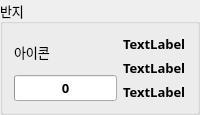
          <widget class="QGroupBox" name="groupRing2">
           <property name="maximumSize">
            <size>
             <width>250</width>
             <height>150</height>
            </size>
           </property>
           <property name="font">
            <font>
             <family>나눔스퀘어 네오 Regular</family>
             <pointsize>10</pointsize>
             <bold>false</bold>
            </font>
           </property>
           <property name="title">
            <string>반지</string>
           </property>
           <layout class="QHBoxLayout" name="horizontalLayout_13">
            <item>
             <layout class="QVBoxLayout" name="verticalLayout_24">
              <item>
               <widget class="QLabel" name="lbIconRing2">
                <property name="text">
                 <string>아이콘</string>
                </property>
               </widget>
              </item>
              <item>
               <widget class="QProgressBar" name="barQualRing2">
                <property name="font">
                 <font>
                  <family>나눔스퀘어 네오 Bold</family>
                  <pointsize>10</pointsize>
                  <bold>true</bold>
                 </font>
                </property>
                <property name="value">
                 <number>0</number>
                </property>
                <property name="alignment">
                 <set>Qt::AlignCenter</set>
                </property>
                <property name="textVisible">
                 <bool>true</bool>
                </property>
                <property name="format">
                 <string>%p</string>
                </property>
               </widget>
              </item>
             </layout>
            </item>
            <item>
             <layout class="QVBoxLayout" name="verticalLayout_25">
              <item>
               <widget class="QLabel" name="lbNameRing2">
                <property name="font">
                 <font>
                  <family>나눔스퀘어 네오 Bold</family>
                  <pointsize>10</pointsize>
                  <bold>true</bold>
                 </font>
                </property>
                <property name="text">
                 <string>TextLabel</string>
                </property>
               </widget>
              </item>
              <item>
               <widget class="QLabel" name="lbAttrRing2">
                <property name="font">
                 <font>
                  <family>나눔스퀘어 네오 Bold</family>
                  <pointsize>10</pointsize>
                  <bold>true</bold>
                 </font>
                </property>
                <property name="text">
                 <string>TextLabel</string>
                </property>
                <property name="textFormat">
                 <enum>Qt::AutoText</enum>
                </property>
                <property name="wordWrap">
                 <bool>false</bool>
                </property>
               </widget>
              </item>
              <item>
               <widget class="QLabel" name="lbEngraveRing2">
                <property name="font">
                 <font>
                  <family>나눔스퀘어 네오 Bold</family>
                  <pointsize>10</pointsize>
                  <bold>true</bold>
                 </font>
                </property>
                <property name="text">
                 <string>TextLabel</string>
                </property>
                <property name="textFormat">
                 <enum>Qt::AutoText</enum>
                </property>
                <property name="wordWrap">
                 <bool>false</bool>
                </property>
               </widget>
              </item>
             </layout>
            </item>
           </layout>
          </widget>
